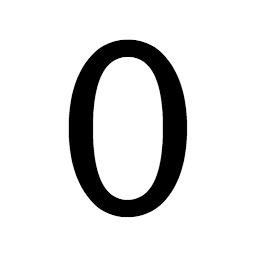
#> input picture input/0.jpg, 256 x 256 px, found by its file name; its folder holds only this picture in this run
$ python -i Input.py   (imports and definitions only)
#> lines starting #> are read from the running program, lines starting #| are printed output that depends on the picture; after the words box and inside, x2 and y2 are one past the last pixel; in counts of white or black regions, pixels touching at a corner belong together; pictures that were not available may be replaced by others from this repository, and a replacement may not be noted
### ImageGenerator.py
# -*- coding: utf-8 -*-
import numpy as np
import cv2
import random

def invertImage(image):
    return 255 - image

def erosion(image, kernel):
    result = cv2.erode(image, kernel, iterations=1)
    return result

def delition(image, kernel):
    result = cv2.dilate(image, kernel, iterations=1)
    return result

# ガウシアンノイズ
def addGaussianNoise(src):
    row,col = src.shape
    mean = 0
    var = 0.1
    sigma = 15
    gauss = np.random.normal(mean,sigma,(row,col))
    gauss = gauss.reshape(row,col)
    noisy = src + gauss

    return noisy


# [13 lines left out: function warpImage, not called in this run]

### Input.py
# -*- coding: utf-8 -*-
import os

import numpy as np
import cv2
import random

import ImageGenerator as ig

IMAGE_SIZE_X = 255
IMAGE_SIZE_Y = 255

def resize_with_pad(image, height=IMAGE_SIZE_Y, width=IMAGE_SIZE_X):

    def get_padding_size(image):
        h, w = image.shape
        longest_edge = max(h, w)
        top, bottom, left, right = (0, 0, 0, 0)
        if h < longest_edge:
            dh = longest_edge - h
            top = dh // 2
            bottom = dh - top
        elif w < longest_edge:
            dw = longest_edge - w
            left = dw // 2
            right = dw - left
        else:
            pass
        return top, bottom, left, right

    top, bottom, left, right = get_padding_size(image)
    WHITE = [255, 255, 255]
    constant = cv2.copyMakeBorder(image, top , bottom, left, right, cv2.BORDER_CONSTANT, value=WHITE)

    resized_image = cv2.resize(constant, (height, width))

    return resized_image

images = []
labels = []
def traverse_dir(path):
    for file_or_dir in os.listdir(path):
        abs_path = os.path.abspath(os.path.join(path, file_or_dir))
        print(abs_path)
        if os.path.isdir(abs_path):  # dir
            traverse_dir(abs_path)
        else:                        # file
            if file_or_dir.endswith('.jpg') or file_or_dir.endswith('.png'):
                for image in read_image_DL(abs_path):
                    images.append(image)
                    labels.append(path)

    return images, labels

def read_image(file_path):
#> called with file_path = 'input/0.jpg/0.jpg'
    image = cv2.imread(file_path)
#> image is the input picture: shape (256, 256, 3); min 0, max 255, mean 221.3

    image_gray = cv2.cvtColor(image, cv2.COLOR_RGB2GRAY)
    _, image_gray = cv2.threshold(image_gray, 200, 255, cv2.THRESH_BINARY)
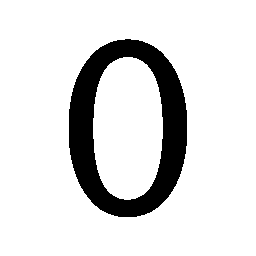
#> image_gray: shape (256, 256); 86.5% white; 1 black region, box (x1, y1, x2, y2) and area: (69, 39, 187, 217) 8850
    image_gray = resize_with_pad(image_gray, IMAGE_SIZE_X, IMAGE_SIZE_Y)
#> in resize_with_pad, `top, bottom, left, right = get_padding_size(image)`: top = 0

    return image_gray

def read_image_DL(file_path):
    image = read_image(file_path)

    images = []
    images.append(image)
    images.append(ig.addGaussianNoise(image))
#> in addGaussianNoise, `noisy = src + gauss`:
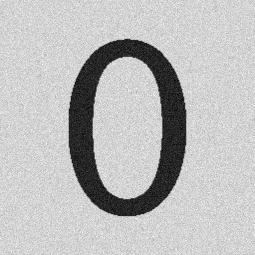
#> noisy: shape (255, 255) float64; min -54.65, max 318.6, mean 220.5; drawn with min black and max white

    for i in range(1, 15):
        ero = ig.erosion(image, np.ones(i))
        delit = ig.delition(image, np.ones(i))
        ero_n = ig.addGaussianNoise(ero)
        delit_n = ig.addGaussianNoise(delit)

        images.append(ero)
        images.append(delit)
        images.append(ero_n)
        images.append(delit_n)
#> this loop made 14 passes
#> pass 1, in addGaussianNoise (call 2), `noisy = src + gauss`:
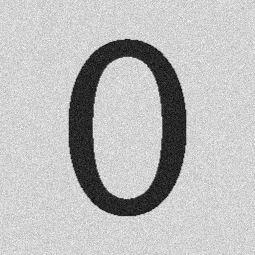
#> noisy: shape (255, 255) float64; min -58.59, max 319.3, mean 220.7; drawn with min black and max white
#> pass 1, in addGaussianNoise (call 3), `noisy = src + gauss`:
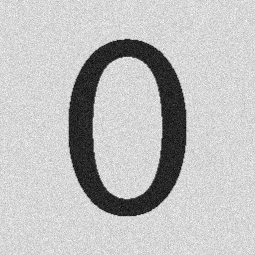
#> noisy: shape (255, 255) float64; min -56.16, max 312.8, mean 220.6; drawn with min black and max white
#> after the loop:
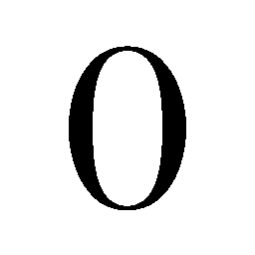
#> delit: shape (255, 255); min 0, max 255, mean 230.1
#> after the loop:
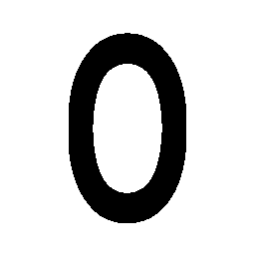
#> ero: shape (255, 255); min 0, max 255, mean 211
#> after the loop, images = 58 items

    for i, img in enumerate(images):
        images[i] = ig.invertImage(img)
#> this loop made 58 passes

    return images

def extract_data(path):
    images, labels = traverse_dir(path)

    images = np.array(images)
    labels = np.array([getLabelFromPath(label) for label in labels])

    for img, lab in zip(images, labels):
        cv2.imwrite("./tmp/" + str(lab) + "_" + str(random.randint(1,99999)) + ".jpg", img)

    return images, labels

def getLabelFromPath(path):
    if "DL_ROOT0" in path:
        return 0
    elif "DL_ROOT1" in path:
        return 1
    elif "DL_ROOT2" in path:
        return 2
    elif "DL_ROOT3" in path:
        return 3
    elif "DL_ROOT4" in path:
        return 4
    elif "DL_ROOT5" in path:
        return 5
    elif "DL_ROOT6" in path:
        return 6
    elif "DL_ROOT7" in path:
        return 7
    elif "DL_ROOT8" in path:
        return 8
    elif "DL_ROOT9" in path:
        return 9
    return -1

>>> result = traverse_dir('input/0.jpg')

$ run again, on input/1.jpg
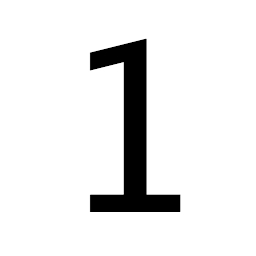
#> input picture input/1.jpg, 256 x 256 px, found by its file name
#> in read_image, image is the input picture: shape (256, 256, 3); min 0, max 255, mean 233.1
#> in read_image, `_, image_gray = cv2.threshold(image_gray, 200, 255, cv2.THRESH_BINARY)`:
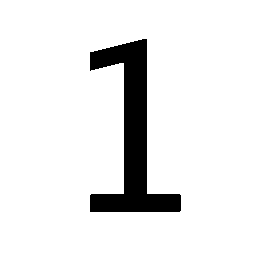
#> image_gray: shape (256, 256); 91.2% white; 1 black region, box (x1, y1, x2, y2) and area: (90, 39, 181, 212) 5772
#> top = 0
#> after the loop in read_image_DL, `for i in range(1, 15):`:
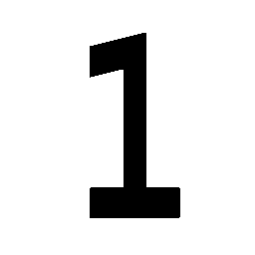
#> ero: shape (255, 255); min 0, max 255, mean 226.2
#> after the loop in read_image_DL, `for i in range(1, 15):`: images = 58 items
#> the loop in read_image_DL, `for i, img in enumerate(images):` made 58 passes

$ run again, on input/2.jpg
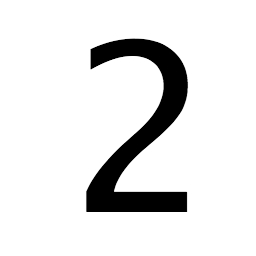
#> input picture input/2.jpg, 256 x 256 px, found by its file name
#> in read_image, image is the input picture: shape (256, 256, 3); min 0, max 255, mean 228.1
#> in read_image, `_, image_gray = cv2.threshold(image_gray, 200, 255, cv2.THRESH_BINARY)`:
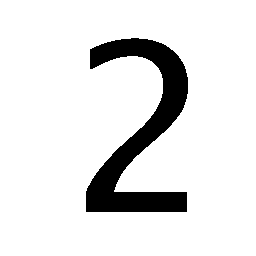
#> image_gray: shape (256, 256); 89.3% white; 1 black region, box (x1, y1, x2, y2) and area: (86, 38, 188, 212) 7043
#> top = 0
#> after the loop in read_image_DL, `for i in range(1, 15):`:
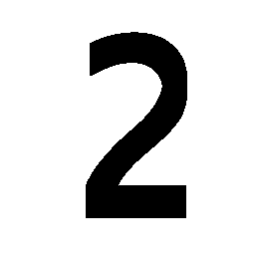
#> ero: shape (255, 255); min 0, max 255, mean 215.1
#> after the loop in read_image_DL, `for i in range(1, 15):`: images = 58 items
#> the loop in read_image_DL, `for i, img in enumerate(images):` made 58 passes
